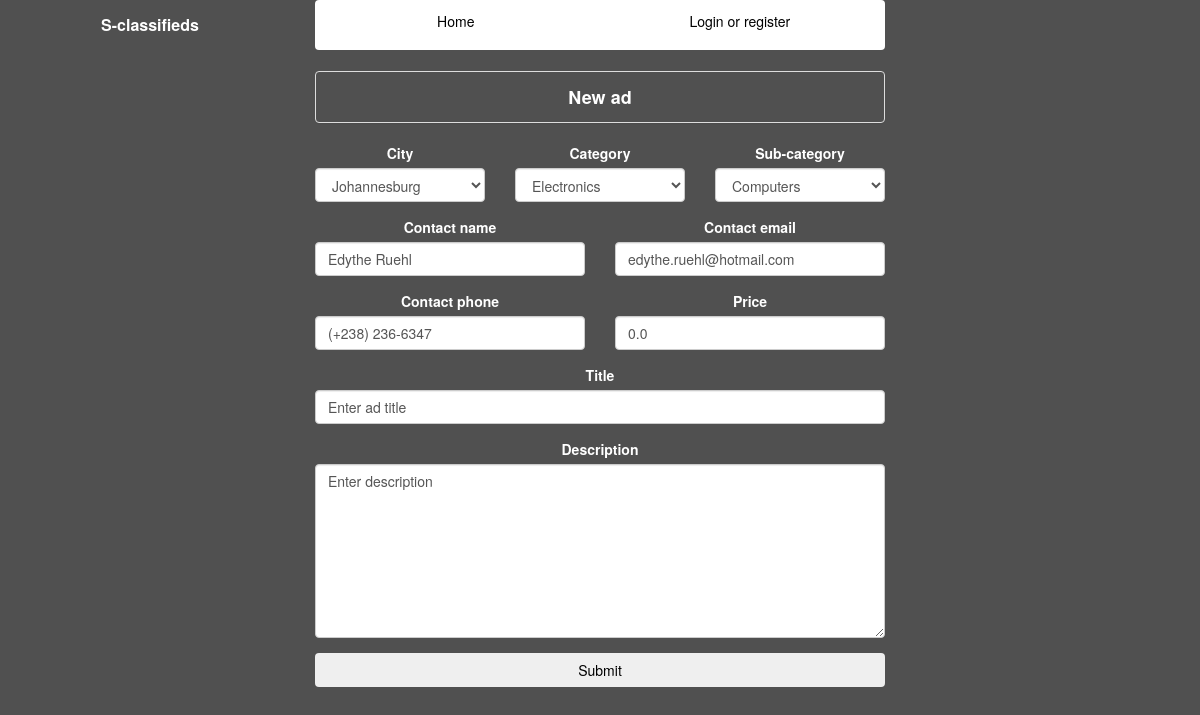
The page /new_ad (signed in) on the database as committed earlier.
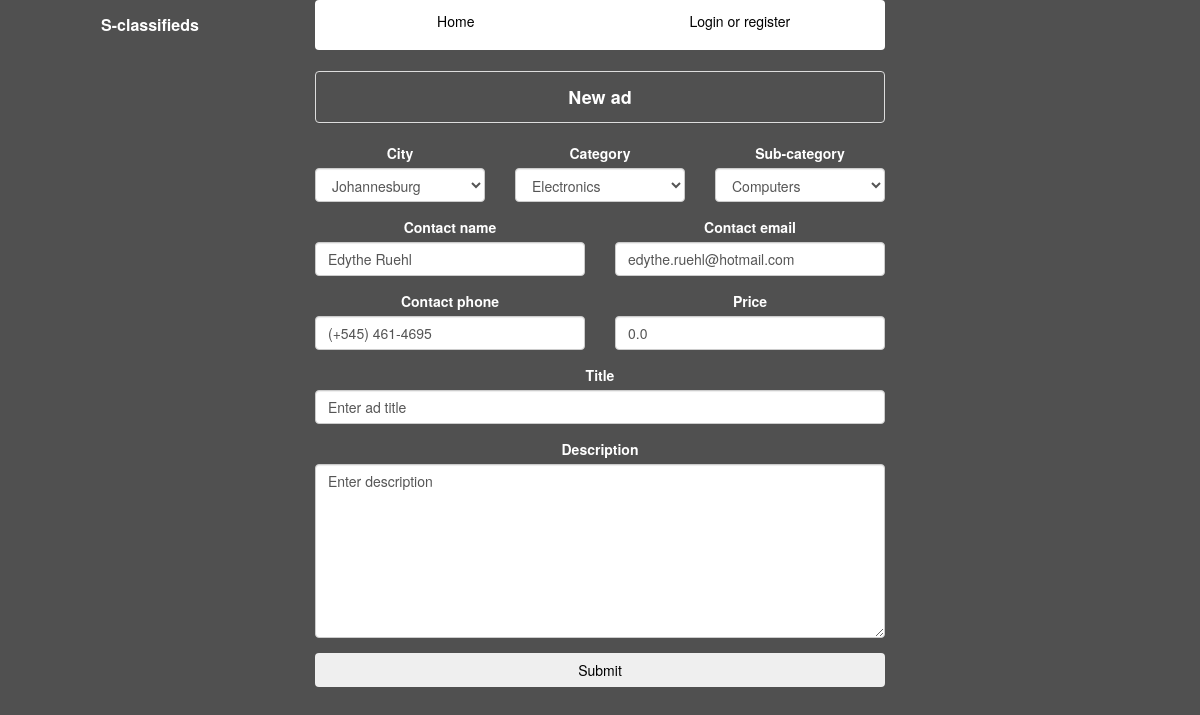
The same page on the database as committed later.
### create_database.py (models this page shows, shortened)
class User(Base):
    __tablename__ = 'user'
    id = Column(Integer, primary_key=True)
    name = Column(String(250), nullable=False)
    email = Column(String(250))
    phone = Column(String(50))
    password = Column(String)
    authenticated = Column(Boolean, default=False)
    ads = relationship("Ad", back_populates="user", cascade="delete")
    def get_id(self):
        return str(self.id)
    def is_authenticated(self):
        return self.authenticated

### main.py (the view)
@app.route("/new_ad",  methods=["GET", "POST"])
@flask_login.login_required
def new_ad():
    new_ad_form = FlaskForm()
    if request.method == "POST" and new_ad_form.validate_on_submit():
        ad_new = create_database.Ad(user_id=flask_login.current_user.id)
        update_ad_from_form_info(ad_new, request.form)
        database.update_ad(ad_new)
        flash("New ad was successfully added")
        return redirect(url_for("my_ads"))
    user = database.get_user_by_unicode_id(flask_login.current_user.id)
    new_ad_template = database.get_ad_template(user, initialize_city=True, initialize_category_and_subcategory=True)
    categories_with_sub_categories = database.get_categories_with_subcategories()
    cities = database.get_cities()
    categories_json = json.dumps(categories_with_sub_categories)
    selected_sub_categories = categories_with_sub_categories[new_ad_template["category"]]["value"]
    return render_template("new_ad.html", ad=new_ad_template,
                           categories_json=categories_json,
                           categories=categories_with_sub_categories,
                           new_ad_form=new_ad_form,
                           selected_sub_categories=selected_sub_categories,
                           cities=cities,
                           page_info = get_page_info())

### database.py (called while the page is built)
def get_user_by_unicode_id(user_id):
    user = session.query(create_database.User).filter(create_database.User.id == int(user_id)).first()
    return user

def get_cities():
    query_cities = session.query(create_database.City)
    all_cities = query_cities.all()
    return all_cities

### lib.py (called while the page is built)
def debug_print(item_to_print, printing_on=options.DEBUG_PRINT_ON):
    if printing_on:
        print item_to_print

### main.py (called while the page is built)
@login_manager.user_loader
def user_loader(user_id):
    return database.get_user_by_unicode_id(user_id)

def get_page_info():
    page_info = dict()
    page_info["user_logged_in"] = False
    page_info["left_text"] = "S-classifieds"
    page_info["right_text"] = ""
    lib.debug_print("get_page_info")
    lib.debug_print(flask_login.current_user.get_id())
    if flask_login.current_user.get_id():
        if flask_login.current_user.is_authenticated():
            page_info["user_logged_in"] = True
            page_info["right_text"] = "Logged in as " + flask_login.current_user.email
    return page_info

### templates/new_ad.html (shortened to what this page needs)
<!doctype html>
<html>
<head>
    <link rel="stylesheet" type="text/css" href="{{ url_for('static', filename='css/bootstrap.min.css') }}">
    <link rel="stylesheet" type="text/css" href="{{ url_for('static', filename='css/style.css') }}">
</head>
<body>
    <div class="container-fluid">
        {% include 'nav_bar_row.html' %}
        <div class="row white-text">
            <div class="col-md-3"></div>
            <div class="col-md-6">
                <div class="panel panel-default panel-text2">New ad</div>
                    <form action = "{{ url_for('new_ad') }}" method="post">
                        {% include 'ad_new_edit_form.html' %}
                        <button type="submit" class="btn btn-block black-text">Submit</button>
                    </form>
            </div>
            <div class="col-md-3"></div>
       </div>
   </div>
<body>

### templates/ad_new_edit_form.html (shortened to what this page needs)
        <div class = row>
        <div class = "col-md-4">
            <div class="form-group">
                <div class="title-info4"><label for="select_city">City</label></div>
                <select class="form-control" name="select_city" id="select_city">
                        <option value = "{{ad["city_id"]}}" selected="selected">{{ ad["city"] }}</option>
                </select>
            </div>
        </div>
        <div class = "col-md-4">
            <div class="form-group">
                <div class="title-info4"><label for="category-selected">Category</label></div>
                <select id="category-selected" class="form-control" name = "category-selected" onchange="populate_sub_categories_in_search_bar_ad_edit_or_new()">
                            <option value ="{{ad["category_id"]}}" selected="selected">{{ ad["category"] }}</option>
                </select>
            </div>
        </div>
        <div class = "col-md-4">
            <div class="form-group">
                <div class="title-info4"><label for="sub-category-selected">Sub-category</label></div>
                <select id="sub-category-selected" class="form-control" name="sub-category-selected">
                            <option value ="{{ad["sub_category_id"]}}" selected="selected">{{ ad["sub_category"] }}</option>
                 </select>
            </div>
        </div>
        </div>
        <div class = row>
        <div class = "col-md-6">
            <div class="form-group">
                <div class="title-info4"><label for="contact_name">Contact name</label></div>
                <input type="text" class="form-control" id="contact_name" name="contact_name" value='{{ ad["contact_name"] }}'>
            </div>
        </div>
        <div class = "col-md-6">
            <div class="form-group">
                <div class="title-info4"><label for="contact_email">Contact email</label></div>
                <input type="email" class="form-control" id="contact_email" name="contact_email" value='{{ ad["contact_email"] }}'>
            </div>
        </div>
        </div>
        <div class = row>
        <div class = "col-md-6">
            <div class="form-group">
                <div class="title-info4"><label for="contact_phone">Contact phone</label></div>
                <input type="phone" class="form-control" id="contact_phone" name="contact_phone" value='{{ ad["contact_phone"] }}'>
            </div>
        </div>
        <div class = "col-md-6">
            <div class="form-group">
            <div class="title-info4"><label for="ad_price">Price</label></div>
            <input type="text" class="form-control" id="ad_price" name="ad_price" value='{{ ad["price"] }}'>
        </div>
        </div>
        </div>
        <div class="form-group">
            <div class="title-info4"><label for="ad_title">Title</label></div>
            <input type="text" class="form-control" id="ad_title" name="ad_title" value='{{ ad["ad_title"] }}'>
        </div>
        <div class="form-group">
            <div class="title-info4"><label for="ad_text">Description</label></div>
            <textarea class="form-control ad-text" id="ad_text" name="ad_text" rows="8">{{ ad["text"] }}</textarea>
        </div>

Rows that differ between the two databases and show on the page:
changed User "Edythe Ruehl": contact_phone "(+238) 236-6347" → "(+545) 461-4695"
